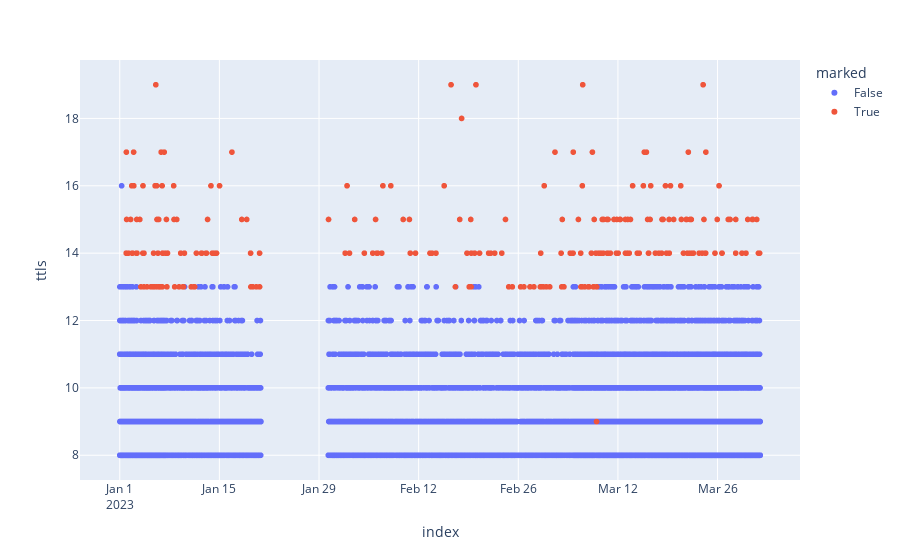

Source (notebook cell):
### Code cell
tmp[['ttls', 'marked']].plot(kind='scatter', y='ttls', color='marked' )

### Figure 1 — Plotly figure (JSON) as saved in the notebook; plotly's stock layout.template omitted (floating-point values rounded to 4 significant figures; data arrays with more than 128 entries replaced by an {"elided": "..."} marker saying what was removed)
{"data": [{"hovertemplate": "marked=False<br>index=%{x}<br>ttls=%{y}<extra></extra>", "legendgroup": "False", "marker": {"color": "#636efa", "symbol": "circle"}, "mode": "markers", "name": "False", "showlegend": true, "type": "scattergl", "x": {"elided": "11580 str values"}, "xaxis": "x", "y": {"elided": "11580 int values"}, "yaxis": "y"}, {"hovertemplate": "marked=True<br>index=%{x}<br>ttls=%{y}<extra></extra>", "legendgroup": "True", "marker": {"color": "#EF553B", "symbol": "circle"}, "mode": "markers", "name": "True", "showlegend": true, "type": "scattergl", "x": {"elided": "245 str values"}, "xaxis": "x", "y": {"elided": "245 int values"}, "yaxis": "y"}], "layout": {"legend": {"title": {"text": "marked"}, "tracegroupgap": 0}, "margin": {"t": 60}, "xaxis": {"anchor": "y", "domain": [0, 1], "title": {"text": "index"}}, "yaxis": {"anchor": "x", "domain": [0, 1], "title": {"text": "ttls"}}}}
